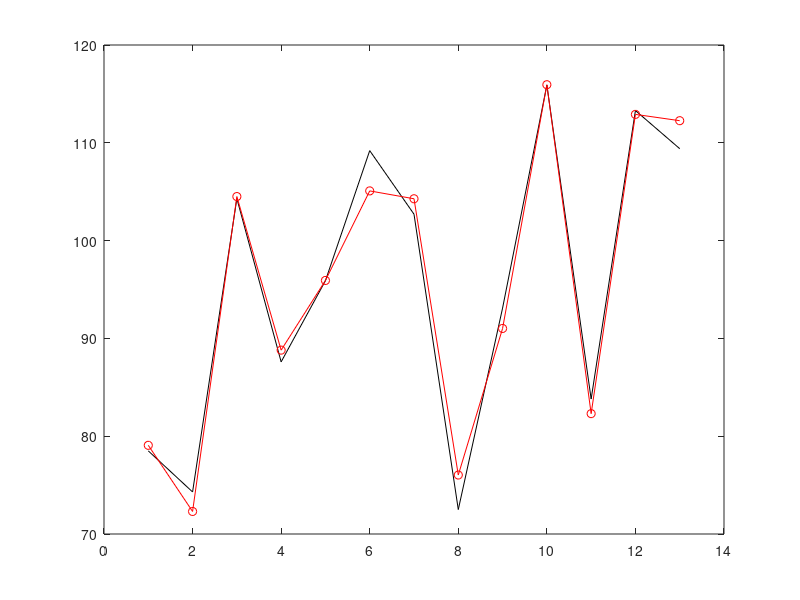

Reproduce this figure in MATLAB.
clear all;
load hald; % Load Portlant Cement dataset
A = ingredients;
b = heat;
[U,S,V] = svd(A,'econ');
x = V* inv(S)*U'*b; % Solve Ax=b using the SVD
plot(b,'k'); hold on
plot(A*x,'r-o'); % Plot data
% Plot fit
x1 = regress(b,A); % Alternative 1(regress)
x2 = pinv(A)*b; % Alternative 2(pinv)

%hold off;
%seq = 1:4;
%plot(seq,x,'gr-x');hold on
%plot(seq,x1,'k');
%plot(seq,x2,'b-o')

